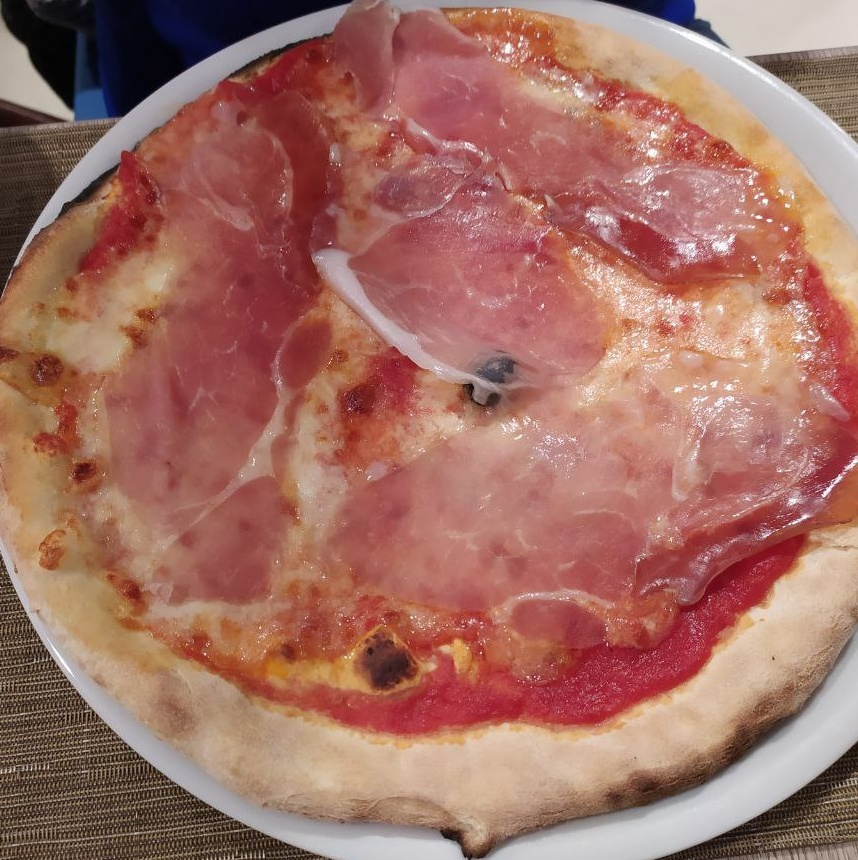
%> input picture bot/tmp/received_image.jpg, 858 x 860 px
$ octave --eval "result = brightnessMetric(imread('../bot/tmp/received_image.jpg'));"   (GNU Octave 9; MATLAB toolbox functions it lacks are replaced by stand-ins)
%> lines starting %> are read from the running program, lines starting %| are printed output that depends on the picture
function brightness = brightnessMetric(original)
    img_lab = rgb2lab(original);
%> img_lab: size 860x858x3 double; mean of channels 1, 2, 3 52.1, 19.2, 15.7
    L=img_lab(:,:,3);
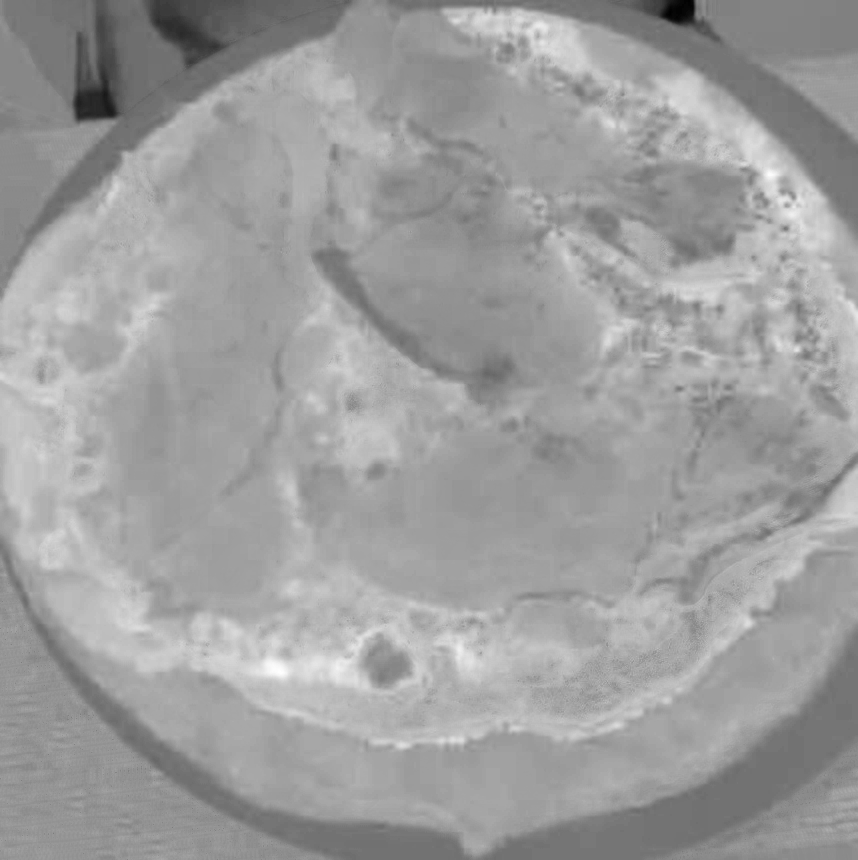
%> L: size 860x858 double; min -49.71, max 55.74, mean 15.7; drawn with min black and max white
    L = L/max(L);
%> L = 860 values, max 0.617 at index 644, min -0.138 at index 3, mean 0.395
    brightness = mean(L,'all');
%> brightness = 0.395
end
